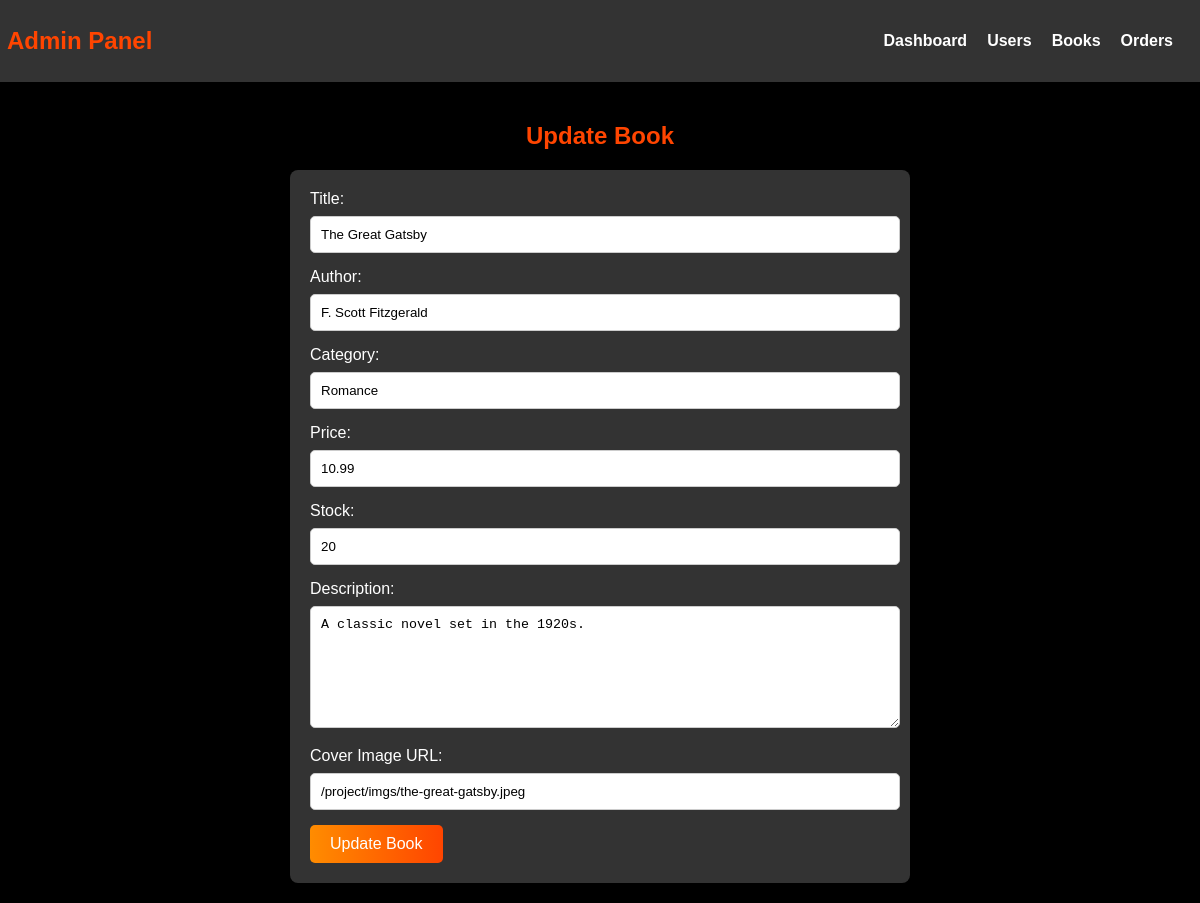
/backend/update_book.php?book_id=1, run on the app's committed database.
### tables this page shows
CREATE TABLE books (
    book_id INT AUTO_INCREMENT PRIMARY KEY,
    title VARCHAR(255) NOT NULL,
    author VARCHAR(255) NOT NULL,
    category VARCHAR(100),
    price DECIMAL(10,2) NOT NULL,
    stock INT NOT NULL,
    description TEXT,
    cover_image VARCHAR(255) NOT NULL DEFAULT '/project/imgs/',
    created_at DATE DEFAULT CURRENT_DATE
);

### backend/update_book.php (the view, shortened to what this page needs)
<?php
include '../database/db.php';
$book_id = $_GET['book_id'];
$sql = "SELECT * FROM books WHERE book_id = ?";
$stmt = $conn->prepare($sql);
$stmt->bind_param("i", $book_id);
$stmt->execute();
$result = $stmt->get_result();
$book = $result->fetch_assoc();
?>
<!DOCTYPE html>
<html lang="en">
<head>
    <link rel="stylesheet" href="../css/admin_panel.css">
</head>
<body>
    <nav class="admin-nav">
        <h2>Admin Panel</h2>
        <ul>
            <li><a href="admin_panel.php">Dashboard</a></li>
            <li><a href="users.php">Users</a></li>
            <li><a href="books.php">Books</a></li>
            <li><a href="orders.php">Orders</a></li>
        </ul>
    </nav>
    <div class="admin-section">
        <h2>Update Book</h2>
        <form method="POST">
            <label>Title:</label>
            <input type="text" name="title" value="<?php echo htmlspecialchars($book['title']); ?>" required>
            <label>Author:</label>
            <input type="text" name="author" value="<?php echo htmlspecialchars($book['author']); ?>" required>
            <label>Category:</label>
            <input type="text" name="category" value="<?php echo htmlspecialchars($book['category']); ?>" required>
            <label>Price:</label>
            <input type="number" step="0.01" name="price" value="<?php echo htmlspecialchars($book['price']); ?>" required>
            <label>Stock:</label>
            <input type="number" name="stock" value="<?php echo htmlspecialchars($book['stock']); ?>" required>
            <label>Description:</label>
            <textarea name="description" required><?php echo htmlspecialchars($book['description']); ?></textarea>
            <label>Cover Image URL:</label>
            <input type="text" name="cover_image" value="<?php echo htmlspecialchars($book['cover_image']); ?>" required>
            <button type="submit">Update Book</button>
        </form>
    </div>
</body>
</html>

### css/admin_panel.css (style rules this page uses)
body { font-family: Arial, sans-serif; margin: 0; padding: 0; background-color: black; }
.admin-nav { background-color: #333; color: white; padding: 7px; display: flex; justify-content: space-between; align-items: center; }
.admin-nav ul { list-style: none; margin: 0; padding: 0; display: flex; }
.admin-nav ul li { margin-right: 20px; }
.admin-nav ul li a { color: white; text-decoration: none; font-weight: bold; }
.admin-section { padding: 20px; }
form { width: 50%; margin: 0 auto; background-color: #f4f4f4; padding: 20px; border-radius: 8px; background: rgba(255, 255, 255, 0.2); }
form label { font-size: 16px; margin-bottom: 8px; display: block; color: white; }
form input, form textarea, form select { width: 98%; padding: 10px; margin-bottom: 15px; border-radius: 5px; border: 1px solid #ccc; }
form button { padding: 10px 20px; background: linear-gradient(90deg, #ff8c00, #ff4500); color: white; border: none; border-radius: 5px; cursor: pointer; font-size: 16px; }
form textarea { resize: vertical; height: 100px; }
h2 { font-size: 24px; margin-bottom: 20px; text-align: center; color: #ff4500; }

### data on the page
books: title "The Great Gatsby", author "F. Scott Fitzgerald", category "Romance", price "10.99", stock "20", description "A classic novel set in the 1920s.", cover_image "/project/imgs/the-great-gatsby.jpeg"
